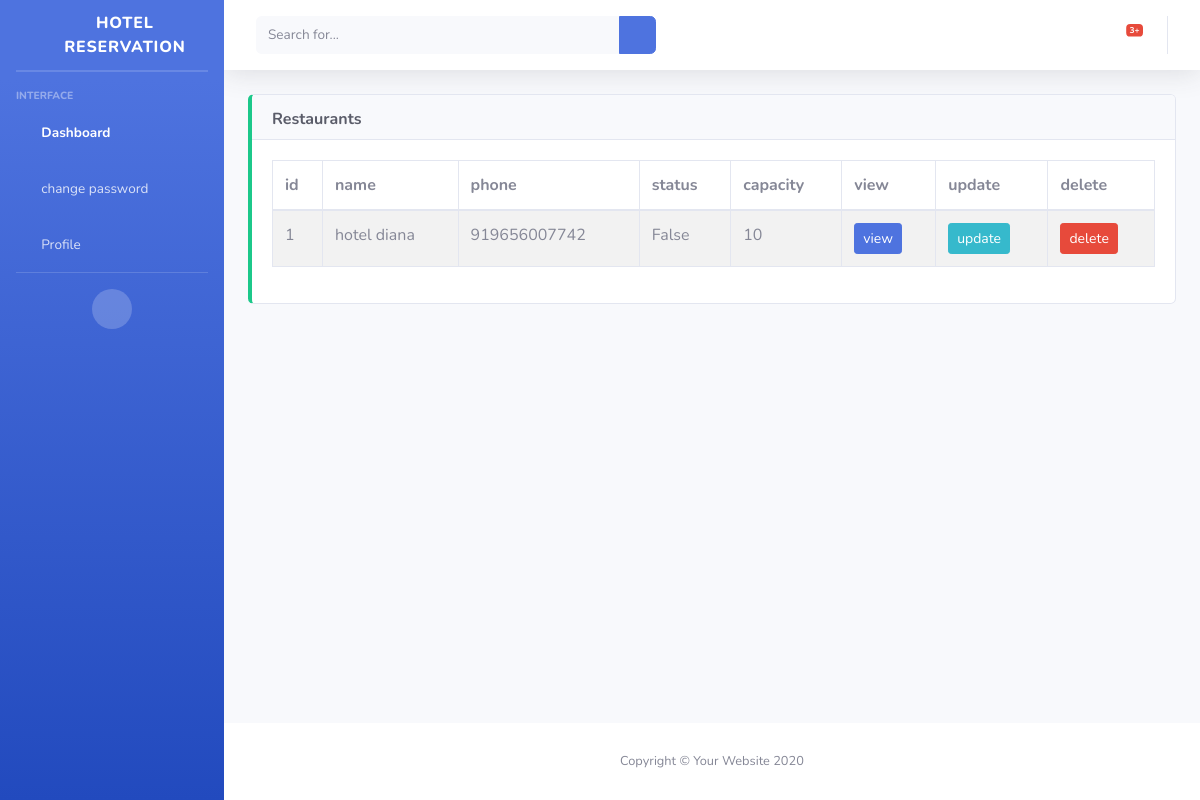
/restaurant/, run on the app's committed database.
### restaurant/models.py (models this page shows, shortened)
class Restaurant(models.Model):
    name = models.CharField(max_length=100, verbose_name="Restaurant name")
    description = models.TextField()
    address = models.TextField()
    phone = models.CharField(max_length=12)
    categorys = models.ManyToManyField(RestCategory)
    location = models.ForeignKey(
        Location, on_delete=models.SET_NULL, blank=True, null=True)
    status = models.BooleanField(default=False)
    opentime = models.TimeField()
    closstime = models.TimeField()
    seatingCapacity = models.IntegerField()
    user = models.OneToOneField(
        User, on_delete=models.CASCADE, blank=True, null=True)
    slug = models.SlugField(unique=True, blank=True, null=True)
    logo = models.ImageField(upload_to='rest/', blank=True, null=True)
    def get_update_url(self):
        return reverse("restaurantupdate", kwargs={'pk': self.pk})
    def get_detail_url(self):
        return reverse("rester", kwargs={'slug': self.slug})

### restaurant/views.py (the view)
# urls.py: path('restaurant/', RestaurantList.as_view(), name="restaurant"),
class RestaurantList(ListView):
    model = Restaurant
    template_name = 'rest/list.html'
    context_object_name = "data"
    def get_context_data(self, **kwargs):
        x = super().get_context_data(**kwargs)
        x['heading'] = "Restaurants"
        return x
    def get_queryset(self):
        return super().get_queryset().filter(user__is_staff=True, user__is_active=False)

### restaurant/templates/rest/list.html
{% extends 'base.html' %}
{% block cardtitle %}{{heading}}{% endblock cardtitle %}
{% block content %}
<div class="table-responsive">
<table class="table table-bordered table-striped table-hover" id="dataTable">
    <thead>
        <tr>
            <th>id</th>
            <th>name</th>
            <th>phone</th>
            <th>status</th>
            <th>capacity</th>
            <th>view</th>
            <th>update</th>
            <th>delete</th>
        </tr>
    </thead>
    <tbody>
    {% for i in data %}
        <tr>
            <td>{{forloop.counter}}</td>
            <td>{{i.name}}</td>
            <td>{{i.phone}}</td>
            <td>{{i.status}}</td>
            <td>{{i.seatingCapacity}}</td>
            {% if i.get_detail_url %}
            <td><a href="{{i.get_detail_url}}" class="btn btn-sm btn-primary">view</a></td>
            {% endif %}
            <td><a href="{{i.get_update_url}}" class="btn btn-sm btn-info">update</a></td>
            <td><form method="post" action=""><input type="submit" value="delete" class="btn btn-sm btn-danger"></form></a></td>
        </tr>
        {% endfor %}
    </tbody>
</table>
</div>
{% endblock content %}

### data on the page
Restaurant: name "hotel diana", phone "919656007742", status "False", seatingCapacity "10"

### other printed values
{{ heading }} "Restaurants"
